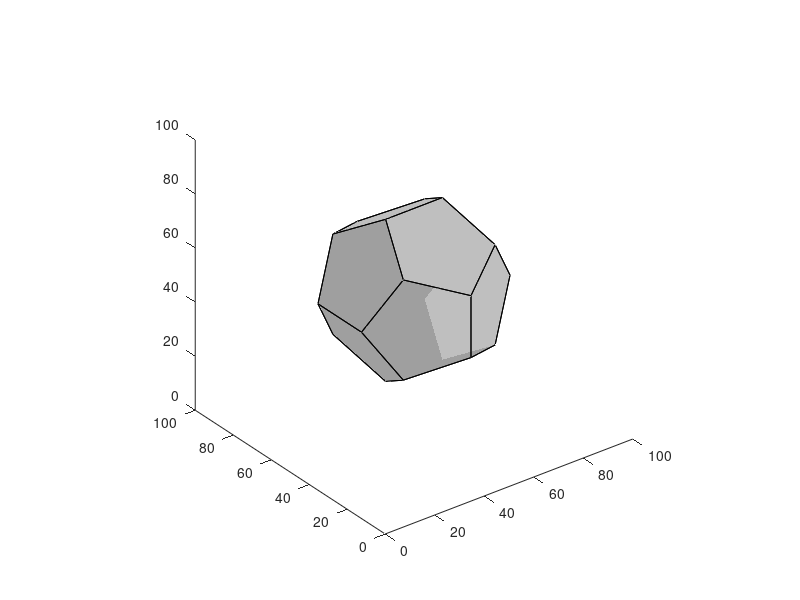
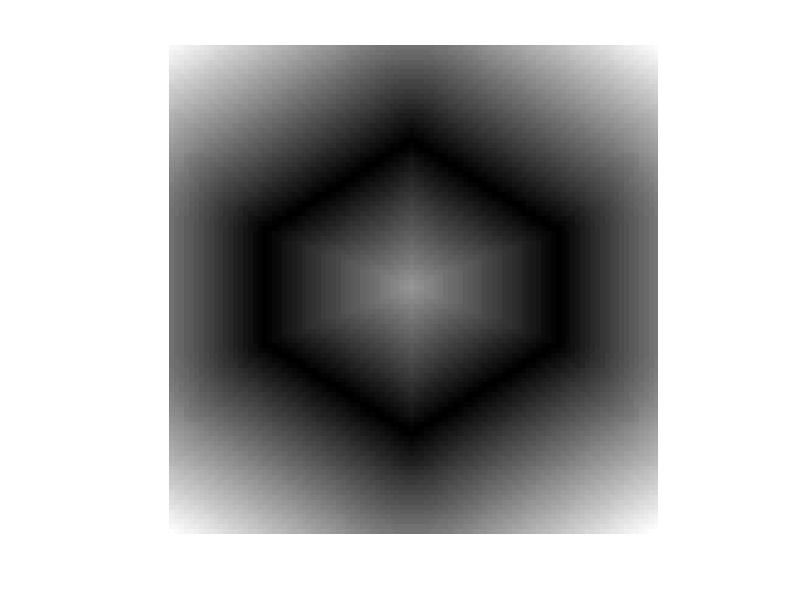

Write MATLAB code to recreate these figures, in order. (Note: this script raises an error after producing the figures.)
%DEMO_DISTANCEPOINTMESH_DODECAHEDRON  One-line description here, please.
%
%   output = demo_distancePointMesh_dodecahedron(input)
%
%   Example
%   demo_distancePointMesh_dodecahedron
%
%   See also
%
 
% ------
% Author: David Legland
% e-mail: david.legland@inrae.fr
% INRAE - BIA Research Unit - BIBS Platform (Nantes)
% Created: 2023-12-20,    using Matlab 23.2.0.2409890 (R2023b) Update 3
% Copyright 2023 INRAE.

mesh = createDodecahedron;
mesh.vertices = mesh.vertices * 30 + 50;

hf1 = figure; hold on; axis equal; axis([0 100 0 100 0 100]); view(3);
drawMesh(mesh, 'faceAlpha', 0.5, 'faceColor', [.5 .5 .5]);
print(gcf, 'distancePointMesh_dodecahedron_init.png', '-dpng');

[x, y] = meshgrid(1:100, 1:100);
z = ones(size(x)) * 50;

pts = [x(:) y(:) z(:)];
distMap = reshape(distancePointMesh(pts, mesh), size(x));
figure; imshow(distMap, [0 max(distMap(:))]); colormap('parula');

figure(hf1);
surf(x, y, z, distMap, 'linestyle', 'none');
print(gcf, 'distancePointMesh_dodecahedron_view3d.png', '-dpng');
